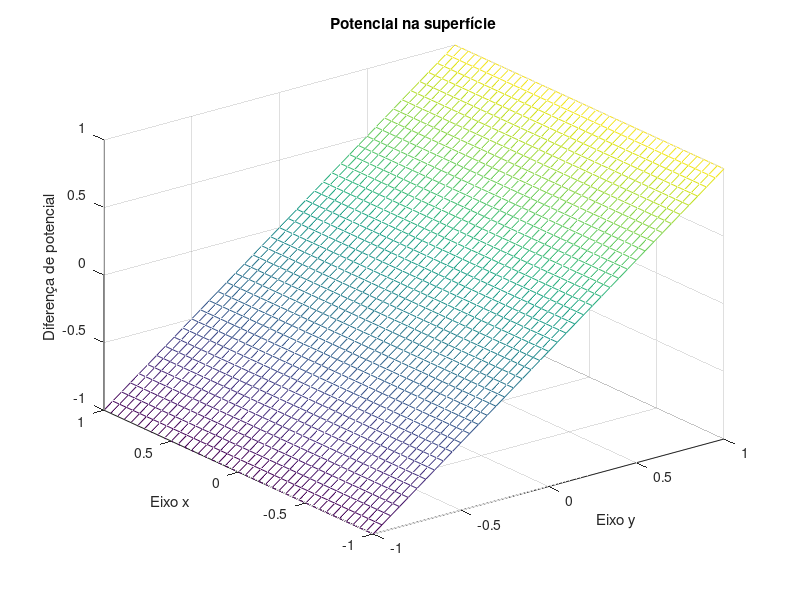
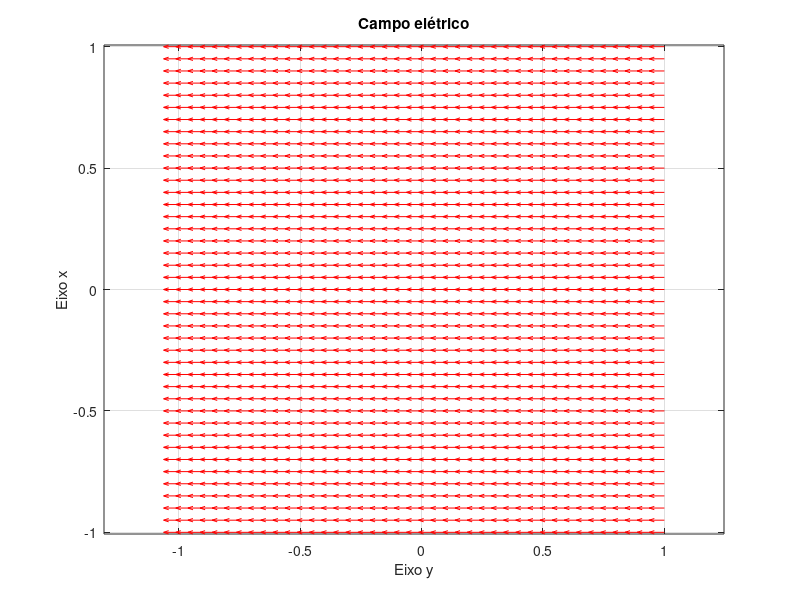

Here is the MATLAB script that generated these plots, in order:
clear;
clc;

%CORE

%Properties:
L = 1; %Width
h = 0.05; %Step
tol = 1e-7; %Tolerance
%......................


N = (2*L/h)+1; % Or N = length(-L:h:L);
alphaOpt = (2/(1+(pi/N)));
V_old = zeros(N,N);


%{
Mathematicaly:
Coords(index) = (2*L*(index-1))/(N-1)-L
IndexN(coordinate) = (coordinate+L)*(N-1)/(2*L)+1

Como N = (2*L/h)+1
Coords(index) = h*(index-1) - L
IndexN(coordinate) = (coordinate+L)/h + 1
%}


for xIndex=1:N
    for yIndex = 1:N
        if xIndex == N || xIndex == 1
            V_old(xIndex,yIndex) = (h*(yIndex-1)-L)/L; %Or V_old(xIndex,yIndex) = h*(yIndex-((N+1)/2))/L;
        end
        
        if yIndex == N
            V_old(xIndex,yIndex) = 1;
        end
        if yIndex == 1
            V_old(xIndex,yIndex) = -1;
        end
    end
end

%{
De um modo alternativo:
(Tem a vantagem de usar coordenadas em vez de indices como o anterior)
for x = -L:h:L
    for y = -L:h:L
        if x == L || x == -L
            V_old((x+L)/h + 1,(y+L)/h + 1) = y/L;
        end
        
        if y == L
            V_old((x+L)/h + 1,(y+L)/h + 1) = 1;
        end
        if y == -L
            V_old((x+L)/h + 1,(y+L)/h + 1) = -1;
        end
    end
end
%}

V_new = V_old;

nIte = 0;
while true
    nIte = nIte + 1; %Incremento de número de iterações
    
    for xIndex = 2:N-1 %Fronteiras não alteradas
        for yIndex = 2:N-1
            V_new(xIndex,yIndex)=(1-alphaOpt)*V_old(xIndex,yIndex)+alphaOpt*(V_new(xIndex,yIndex+1)+V_new(xIndex,yIndex-1)+V_new(xIndex+1,yIndex)+V_new(xIndex-1,yIndex))/4;
        end
    end
    
    if (sqrt(sum(sum((V_new-V_old).^2)))/sqrt(sum(sum(V_new.^2)))) < tol %Condição de tolerância
        [X,Y] = meshgrid(-L:h:L);
        
        figure;
        mesh(X,Y,V_new);
        
        title('Potencial na superfície');
        xlabel('Eixo y');
        ylabel('Eixo x');
        zlabel('Diferença de potencial');
        break
    end
    
    V_old = V_new;
end

[Ex,Ey] = gradient(V_new,h,h);
Ex = -Ex; Ey = -Ey; %Dado que os vectores têm o sentido oposto

figure;
quiver(X,Y,Ex,Ey,'Color','r');
grid on;
axis equal;

title('Campo elétrico');
xlabel('Eixo y');
ylabel('Eixo x');

E = norm([Ex(1,1),Ey(1,1)]); %O campo é uniforme podemos utilizar qualquer vetor;

fprintf('Módulo do campo elétrico: %d.\n',E);
